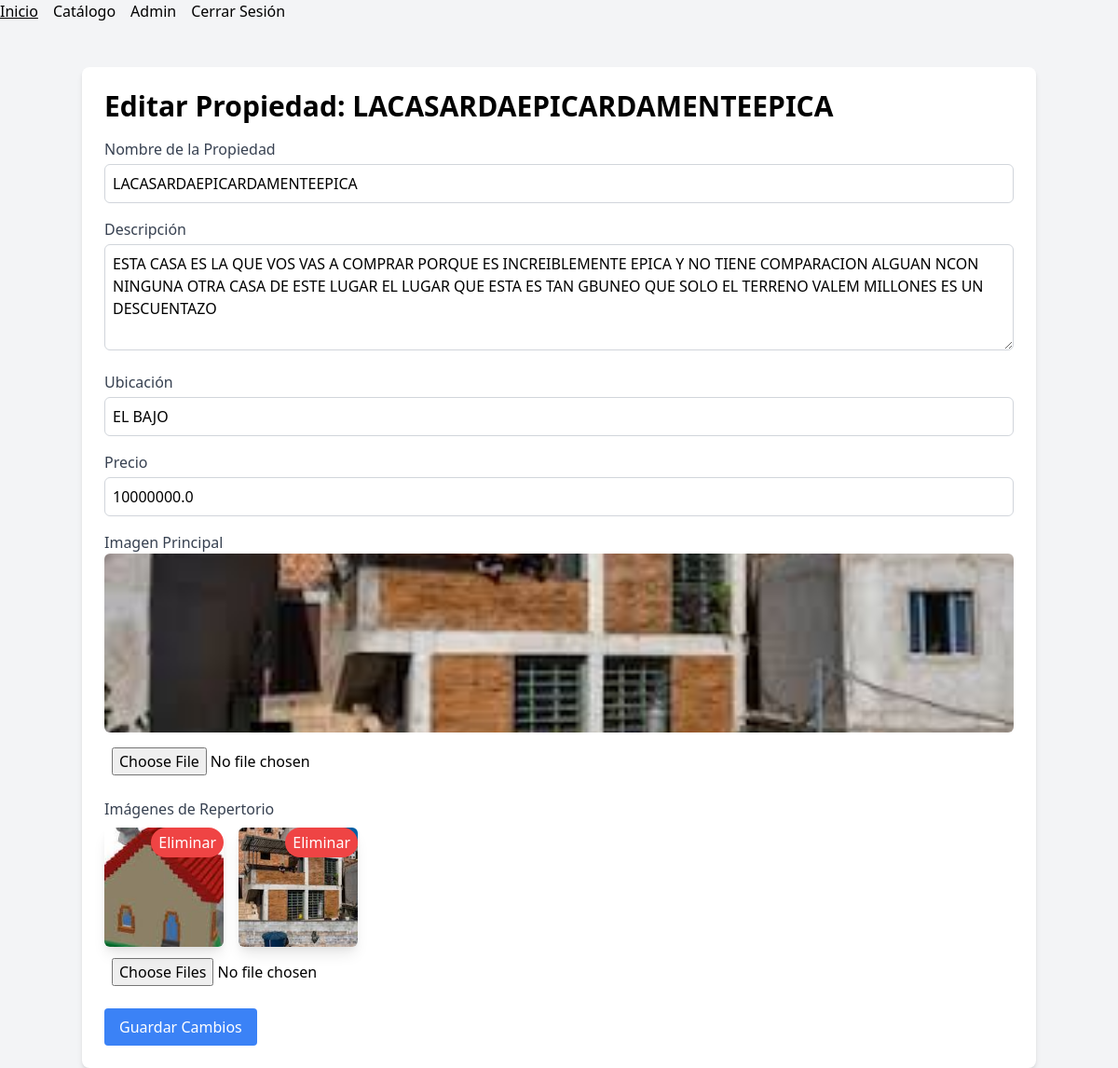
/edit_property/1 (signed in), run on the app's committed database.
### models.py (models this page shows)
class Property(db.Model):
    id = db.Column(db.Integer, primary_key=True)
    name = db.Column(db.String(100), nullable=False)
    description = db.Column(db.Text, nullable=False)
    location = db.Column(db.String(200), nullable=False)
    price = db.Column(db.Float, nullable=False)
    main_image = db.Column(db.Text, nullable=True)  # Imagen principal
    repertory_images = db.Column(db.Text, nullable=True)  # Imágenes de repertorio (coma separada)

### app.py (the view, shortened to what this page needs)
@app.route('/edit_property/<int:property_id>', methods=['GET', 'POST'])
def edit_property(property_id):
    if not session.get('logged_in'):
        return redirect(url_for('login'))
    property = Property.query.get_or_404(property_id)
    return render_template('editProperty.html', property=property)

### app.py (called while the page is built)
@app.before_request
def create_tables():
    db.create_all()  # Crea las tablas si no existen

### templates/editProperty.html (shortened to what this page needs)
<!DOCTYPE html>
<html lang="es">
<head>
    <link rel="stylesheet" href="https://cdn.jsdelivr.net/npm/tailwindcss@2.2.19/dist/tailwind.min.css" />
    <nav>
        <ul class="flex space-x-4">
            <a class="hover:underline" href="{{ url_for('index') }}">
                Inicio
            </a>
            <li><a class="hover:underline" href="{{ url_for('catalogo') }}">Catálogo</a></li>
            {% if session.get('logged_in') %}
                <li><a class="hover:underline" href="/adminis">Admin</a></li>
            {% endif %}
            {% if session.get('logged_in') %}
            <li><a class="hover:underline" href="/logout">Cerrar Sesión</a></li>
            {% endif %}
        </ul>
    </nav>
</head>
<body class="bg-gray-100">
    <div class="container mx-auto mt-12">
        <div class="bg-white shadow-md rounded-lg p-6">
            <h1 class="text-3xl font-bold mb-4">Editar Propiedad: {{ property.name }}</h1>
            <form action="{{ url_for('edit_property', property_id=property.id) }}" method="POST" enctype="multipart/form-data">
                <div class="mb-4">
                    <label for="name" class="block text-gray-700">Nombre de la Propiedad</label>
                    <input type="text" id="name" name="name" value="{{ property.name }}" class="w-full p-2 mt-1 border border-gray-300 rounded-md" required />
                </div>
                <div class="mb-4">
                    <label for="description" class="block text-gray-700">Descripción</label>
                    <textarea id="description" name="description" rows="4" class="w-full p-2 mt-1 border border-gray-300 rounded-md" required>{{ property.description }}</textarea>
                </div>
                <div class="mb-4">
                    <label for="location" class="block text-gray-700">Ubicación</label>
                    <input type="text" id="location" name="location" value="{{ property.location }}" class="w-full p-2 mt-1 border border-gray-300 rounded-md" required />
                </div>
                <div class="mb-4">
                    <label for="price" class="block text-gray-700">Precio</label>
                    <input type="number" id="price" name="price" value="{{ property.price }}" class="w-full p-2 mt-1 border border-gray-300 rounded-md" required />
                </div>
                <div class="mb-4">
                    <label for="main_image" class="block text-gray-700">Imagen Principal</label>
                    {% if property.main_image %}
                    <img src="{{ url_for('static', filename=property.main_image.split('static/')[-1]) }}"
                        alt="Imagen principal de {{ property.name }}"
                        class="w-full h-48 object-cover rounded-md mb-2" />
                    {% else %}
                    <img src="https://via.placeholder.com/600x400"
                        alt="Imagen no disponible"
                        class="w-full h-48 object-cover rounded-md mb-2" />
                    {% endif %}
                    <input type="file" id="main_image" name="main_image" class="block w-full p-2 mt-1" />
                </div>
                <div class="mb-4">
                    <label for="repertory_images" class="block text-gray-700">Imágenes de Repertorio</label>
                    {% if property.repertory_images %}
                    <div class="flex space-x-4 mt-2">
                        {% for image in property.repertory_images.split(',') %}
                        <div class="relative">
                            <img src="{{ url_for('static', filename=image.split('static/')[-1]) }}"
                                alt="Imagen adicional de {{ property.name }}"
                                class="w-32 h-32 object-cover rounded-md shadow-lg" />
                            <button type="button" class="absolute top-0 right-0 bg-red-500 text-white px-2 py-1 rounded-full" onclick="removeImage('{{ image }}')">
                                Eliminar
                            </button>
                        </div>
                        {% endfor %}
                    </div>
                    {% endif %}
                    <input type="file" id="repertory_images" name="repertory_images" multiple class="block w-full p-2 mt-1" />
                </div>
                <button type="submit" class="px-4 py-2 bg-blue-500 text-white rounded hover:bg-blue-600">Guardar Cambios</button>
            </form>
        </div>
    </div>
</body>
</html>

### data on the page
Property: name "LACASARDAEPICARDAMENTEEPICA", description "ESTA CASA ES LA QUE VOS VAS A COMPRAR PORQUE ES INCREIBLEMENTE EPICA Y NO TIENE COMPARACION ALGUAN NCON NINGUNA OTRA CASA DE ESTE LUGAR EL LUGAR QUE ESTA ES TAN GBUNEO QUE SOLO EL TERRENO VALEM MILLONES ES UN DESCUENTAZO", location "EL BAJO", price "10000000.0", main_image (picture)
